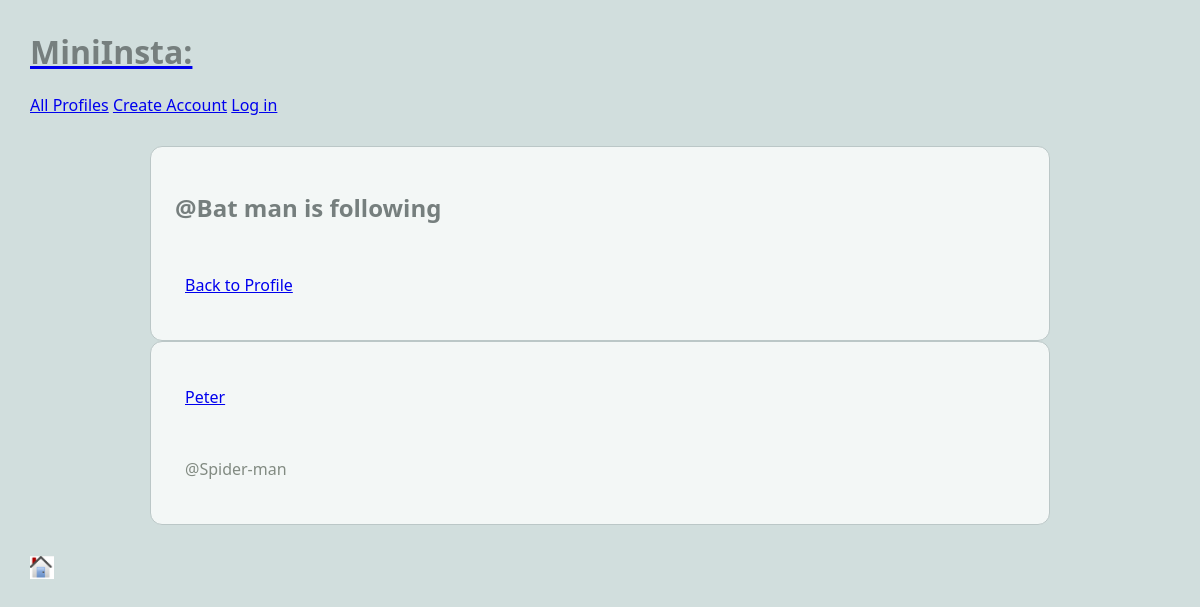
The page /mini_insta/profile/3/following on the database as committed earlier.
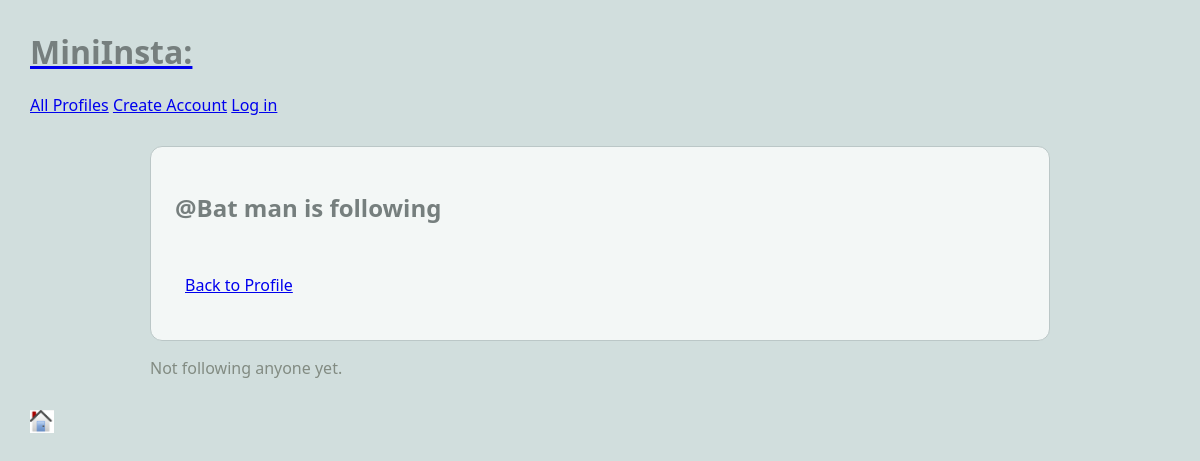
The same page on the database as committed later.
### mini_insta/models.py (models this page shows, shortened)
class Profile(models.Model):
    user = models.ForeignKey(User, on_delete=models.CASCADE, default=1)
    username = models.TextField(blank=True)
    display_name = models.TextField(blank=True)
    profile_image_url = models.URLField(blank=True)
    profile_image_file = models.ImageField(blank=True)
    bio_text = models.TextField(blank=True)
    join_date = models.DateTimeField(auto_now=True)
    def get_following(self):
        follows = Follow.objects.filter(follower_profile=self)
        return [follow.profile for follow in follows]

### mini_insta/views.py (the view)
# urls.py: path('profile/<int:pk>/following', ShowFollowingDetailView.as_view(), name="show_following"),
class ShowFollowingDetailView(DetailView):
    model = Profile
    template_name = "mini_insta/show_following.html"
    context_object_name = "profile"

### mini_insta/templates/mini_insta/show_following.html
{% extends 'mini_insta/base.html' %}
{% block content %}
<main class="profile-detail-container">
    <article class="profile-detail-card">
        <div class="profile-detail-content">
            <h2>@{{ profile.username }} is following</h2>
            <p><a href="{% url 'show_profile' profile.pk %}">Back to Profile</a></p>
        </div>
    </article>
    {% for following in profile.get_following %}
        <article class="profile-detail-card">
            <div class="profile-detail-content">
                <p><a href="{% url 'show_profile' following.pk %}">{{ following.display_name }}</a></p>
                <p>@{{ following.username }}</p>
            </div>
        </article>
    {% empty %}
        <p>Not following anyone yet.</p>
    {% endfor %}
</main>
{% endblock %}

### mini_insta/templates/mini_insta/base.html (shortened to what this page needs)
{% load static %}
<html>
    <head>
        <link rel="stylesheet" href="{% static 'styles-blog.css' %}">
    </head>
    <body>
        <head>
            <a href="{% url 'show_all' %}">
                <h1>MiniInsta:</h1>
            </a>
            <nav>
                {% if user.is_authenticated %}
                    Logged in as: {{ user.username }}
                    <a href="{% url 'show_my_profile' %}">My Profile</a>
                    <form method="post" action="{% url 'logout' %}" style="display:inline;">
                        {% csrf_token %}
                        <button type="submit">Log out</button>
                    </form>
                {% else %}
                    <a href="{% url 'show_all' %}">All Profiles</a>
                    <a href="{% url 'create_profile' %}">Create Account</a>
                    <a href="{% url 'login' %}?next={{ request.path }}">Log in</a>
                {% endif %}
            </nav>
        </head>
        {% block content %}
        {% endblock %}
    </body>
    <footer style="display:flex; justify-content:space-between; align-items:center;">
        {% if profile %}
            {% if user.is_authenticated and user == profile.user %}
                <a href="{% url 'show_feed' %}">
                    <img class="footer-home-icon" src="{% static 'images/home.pic.jpg' %}" alt="feed">
                </a>
            {% else %}
                <a href="{% url 'show_all' %}">
                    <img class="footer-home-icon" src="{% static 'images/home.pic.jpg' %}" alt="home">
                </a>
            {% endif %}
        {% else %}
            <a href="{% url 'show_all' %}">
                <img class="footer-home-icon" src="{% static 'images/home.pic.jpg' %}" alt="feed">
            </a>
            <span></span>
        {% endif %}
    </footer>
</html>

### static/styles-blog.css (style rules this page uses)
body { margin: 30px; background: #d1dedd; font-family:'Segoe UI', Tahoma, Geneva, Verdana, sans-serif; }
h1, h2, h3 { color: #767f7e; }
p { color: #828b82; }
article p, article h3 { margin: 20px 10px; }
footer .footer-home-icon { width: 24px; height: 24px; object-fit: contain; display: inline-block; }
.profile-detail-container { max-width: 900px; margin: 30px auto; padding: 0 20px; }
.profile-detail-card { background: #f3f7f6; border: 1px solid #bbc7c7; border-radius: 12px; padding: 24px; display: grid; grid-template-columns: 280px 1fr; gap: 24px; align-items: start; }
.profile-detail-content { display: grid; gap: 10px; }

Rows that differ between the two databases and show on the page:
removed Profile: display_name "Peter", username "Spider-man"
Other text that changed with them:
text now shown: "Not following anyone yet."
